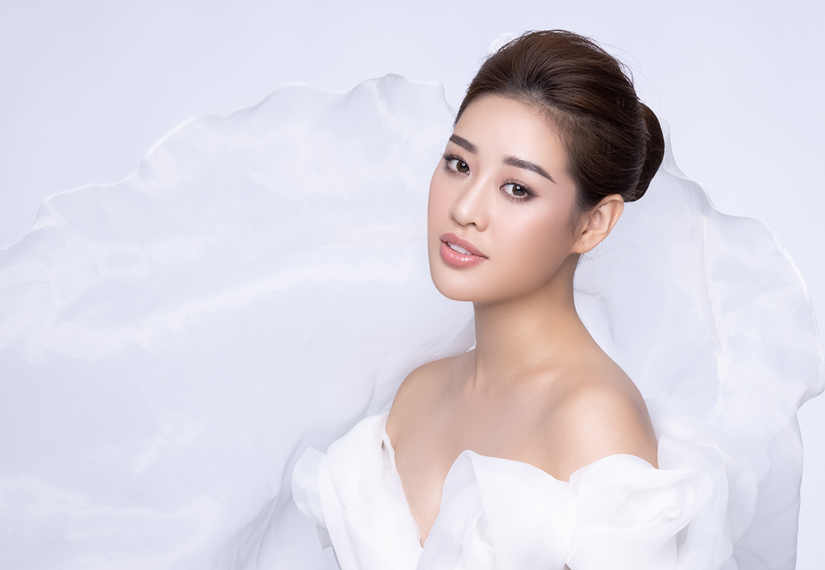
#> input picture resources/hoa_hau_khanh_van3.png, 825 x 570 px
$ python -i virtualPaint.py   (imports and definitions only)
#> lines starting #> are read from the running program, lines starting #| are printed output that depends on the picture; after the words box and inside, x2 and y2 are one past the last pixel; in counts of white or black regions, pixels touching at a corner belong together
import cv2
import numpy as np


# webcam
# [4 lines not run here, left out]

#myColor = [29, 62, 26, 255, 170, 255] # ktx
myColor = [17, 102, 66, 185, 154, 255]
myPoints = []
def findColor(img, myColor):
    imgHSV = cv2.cvtColor(img, cv2.COLOR_BGR2HSV)
    newPoints = []
    lower = np.array([myColor[0],myColor[2],myColor[4]])
    upper = np.array([myColor[1],myColor[3],myColor[5]])
    mask = cv2.inRange(imgHSV,lower,upper)
    x,y = getContours(mask)
    cv2.circle(imgRes,(x,y),10,(255,0,0),cv2.FILLED)
    if x!= 0 and y!=0:
        newPoints.append([x,y])
    cv2.imshow("img", mask)
    return newPoints

def getContours(img):
    contours, hierarchy = cv2.findContours(img,cv2.RETR_EXTERNAL, cv2.CHAIN_APPROX_NONE)
    x,y,w,h = 0,0,0,0
    for c in contours:
        area = cv2.contourArea(c)
        if area > 500:
            #cv2.drawContours(imgRes, c, -1, (255,0,0), 3)
            peri = cv2.arcLength(c, True)
            approx = cv2.approxPolyDP(c, 0.02*peri, True)
            x, y, w, h = cv2.boundingRect(approx)
    return x+w//2,y

def draw(myPoints):
    for p in myPoints:
        cv2.circle(imgRes, (p[0], p[1]), 10, (255, 0, 0), cv2.FILLED)


# [13 lines not run here, left out]

>>> import cv2
>>> picture = cv2.imread('../../resources/hoa_hau_khanh_van3.png', cv2.IMREAD_GRAYSCALE)
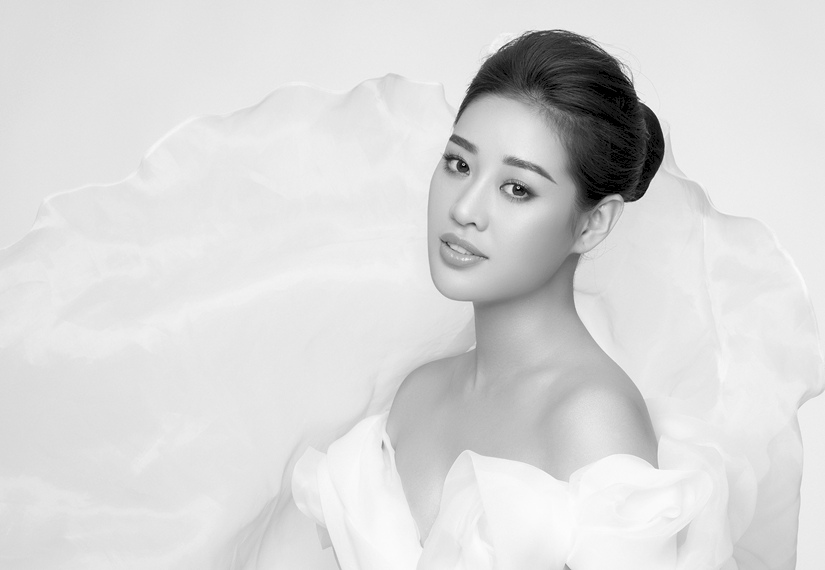
#> picture: shape (570, 825); min 0, max 253, mean 217.1
>>> result = getContours(picture)
#> in getContours, `contours, hierarchy = cv2.findContours(img,cv2.RETR_EXTERNAL, cv2.CHAI..`: contours = 1 contour; box (x1, y1, x2, y2) and area: (0, 0, 825, 570) 468856
#> the loop in getContours, `for c in contours:` made 1 pass
#> (area, peri, approx, x, y, w, h) on pass 1: (468856, 2786, [[0, 0], [0, 569], [824, 569], [824, 0]], 0, 0, 825, 570)
#> result = (412, 0)

$ run again, on resources/shape.png
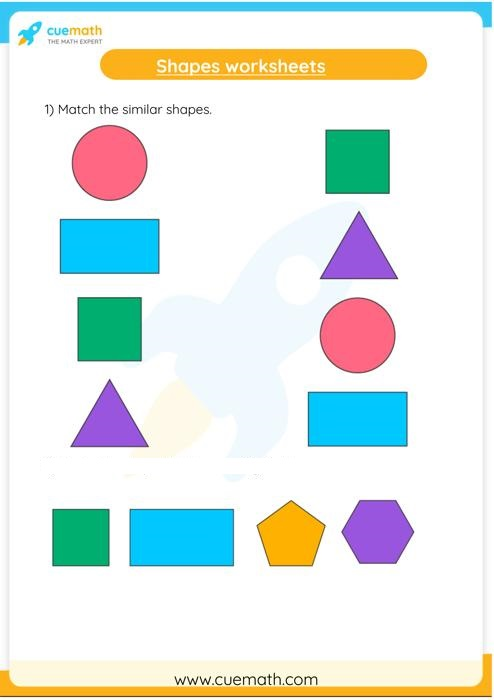
#> input picture resources/shape.png, 494 x 700 px
#> `picture = cv2.imread('../../resources/hoa_hau_khanh_van3.png', cv2.IMR..`:
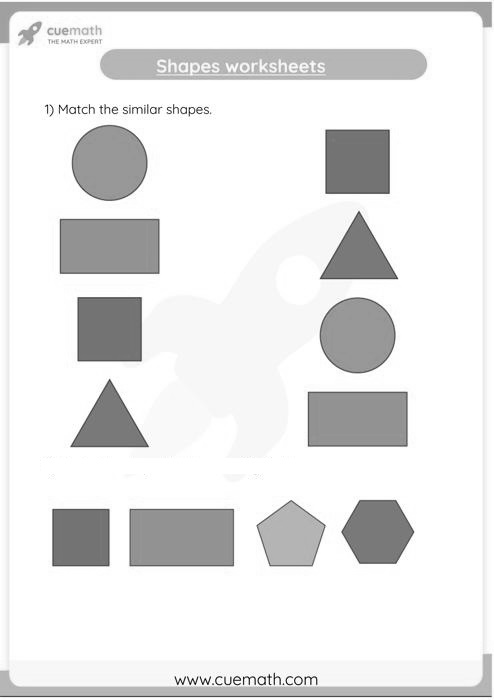
#> picture: shape (700, 494); min 0, max 255, mean 230.7
#> contours = 1 contour; box (x1, y1, x2, y2) and area: (0, 0, 494, 700) 344607
#> the loop in getContours, `for c in contours:` made 1 pass
#> (area, peri, approx, x, y, w, h) on pass 1: (344607, 2384, [[0, 0], [0, 699], [493, 699], [493, 0]], 0, 0, 494, 700)
#> result = (247, 0)
